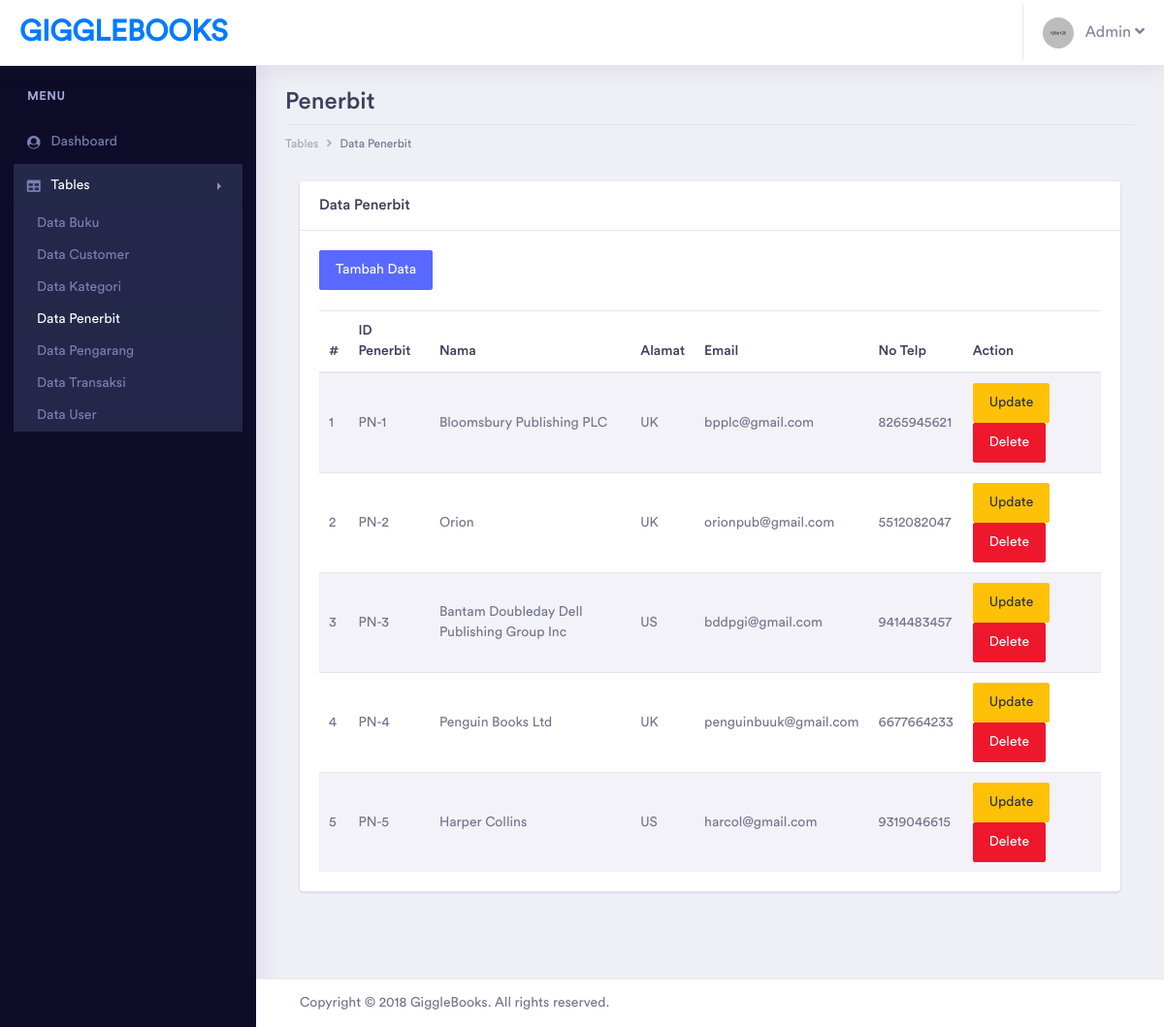
Page /GiggleBooks/admin/pages/tables/penerbit/table_penerbit.php (signed in) on the earlier database version.
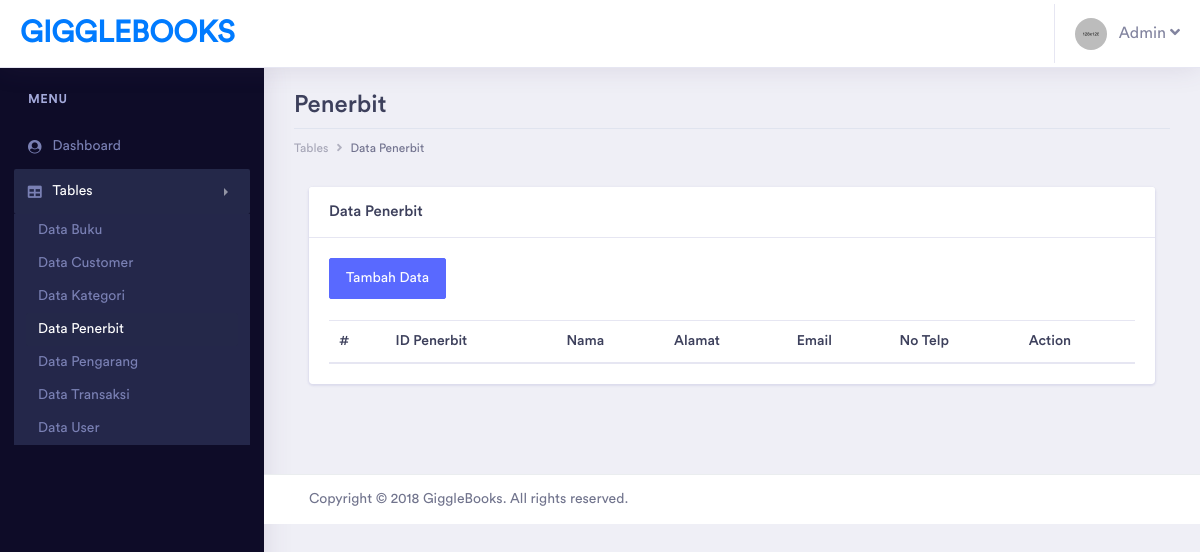
Same page on the later database version.
### tables this page shows
CREATE TABLE `penerbit` (
  `id_penerbit` varchar(20) NOT NULL,
  `nama_penerbit` varchar(100) NOT NULL,
  `alamat_penerbit` varchar(100) NOT NULL,
  `email_penerbit` varchar(50) NOT NULL,
  `telp_penerbit` varchar(20) NOT NULL,
  `deleted` tinyint(1) NOT NULL
);

### GiggleBooks/admin/pages/tables/penerbit/table_penerbit.php (the view, shortened to what the changed rows need)
<?php
include '../../../../helper/connection.php';
?>
<?php
if(!$_SESSION['username'] && !$_SESSION['password'] && $_SESSION['tipe_user'] != "Admin")
{
    echo "
		<script type='text/javascript'>
		alert('Anda harus login terlebih dahulu!')
		window.location='../../../index.php';
		</script>";
}
else
{
?>
<!doctype html>
<html lang="en">
<head>
    <link rel="stylesheet" href="../../../assets/vendor/bootstrap/css/bootstrap.min.css">
    <link href="../../../assets/vendor/fonts/circular-std/style.css" rel="stylesheet">
    <link rel="stylesheet" href="../../../assets/libs/css/style.css">
    <link rel="stylesheet" href="../../../assets/vendor/fonts/fontawesome/css/fontawesome-all.css">
    <link rel="stylesheet" href="../../../assets/vendor/charts/chartist-bundle/chartist.css">
    <link rel="stylesheet" href="../../../assets/vendor/charts/morris-bundle/morris.css">
    <link rel="stylesheet" href="../../../assets/vendor/fonts/material-design-iconic-font/css/materialdesignicons.min.css">
    <link rel="stylesheet" href="../../../assets/vendor/charts/c3charts/c3.css">
    <link rel="stylesheet" href="../../../assets/vendor/fonts/flag-icon-css/flag-icon.min.css">
</head>
<body>
    <div class="dashboard-main-wrapper">
        <div class="dashboard-wrapper">
            <div class="dashboard-ecommerce">
                <div class="container-fluid dashboard-content ">
                    <div class="row">
                        <div class="col-xl-12 col-lg-12 col-md-12 col-sm-12 col-12">
                            <div class="page-header">
                                <h2 class="pageheader-title">Penerbit</h2>
                            </div>
                        </div>
                    </div>
                    <div class="col-xl-12">
                        <div class="card">
                            <div class="card-body">
                                <br><br>
                                <table class="table table-striped">
                                    <thead>
                                        <tr>
                                            <th>#</th>
                                            <th>ID Penerbit</th>
                                            <th>Nama</th>
                                            <th>Alamat</th>
                                            <th>Email</th>
                                            <th>No Telp</th>
                                            <th>Action</th>
                                        </tr>
                                    </thead>
                                    <tbody>
                                        <?php
                                            $query =
                                            "SELECT * FROM penerbit WHERE deleted = 0";
                                            $result = mysqli_query($con, $query);
                                            if (mysqli_num_rows($result) > 0)
                                            {
                                                $index = 1;
                                                while($row = mysqli_fetch_assoc($result))
                                                {
                                                    $id_penerbit = $row['id_penerbit'];
                                                    echo "
                                                    <tr>
                                                        <td>" . $index++ . "</td>
                                                        <td>" . $row["id_penerbit"] . "</td>
                                                        <td>" . $row["nama_penerbit"] . "</td>
                                                        <td>" . $row["alamat_penerbit"] . "</td>
                                                        <td>" . $row["email_penerbit"] . "</td>
                                                        <td>" . $row["telp_penerbit"] . "</td>
                                                        <td>
                                                            <a href='form_edit_penerbit.php?id_penerbit=$id_penerbit' class='btn btn-warning'>Update</a>
                                                            <a href='process/delete_penerbit.php?id_penerbit=$id_penerbit' class='btn btn-danger'>Delete</a>
                                                        </td>
                                                    </tr>
                                                    ";
                                                }
                                            }
                                            ?>
                                    </tbody>
                                </table>
                            </div>
                        </div>
                    </div>
                </div>
            </div>
        </div>
    </div>
</body>
</html>
<?php } ?>

Differences in the rows shown:
removed penerbit: id_penerbit "PN-1", nama_penerbit "Bloomsbury Publishing PLC", alamat_penerbit "UK", email_penerbit "bpplc@gmail.com", telp_penerbit "8265945621"
removed penerbit: id_penerbit "PN-2", nama_penerbit "Orion", alamat_penerbit "UK", email_penerbit "orionpub@gmail.com", telp_penerbit "5512082047"
removed penerbit: id_penerbit "PN-3", nama_penerbit "Bantam Doubleday Dell Publishing Group Inc", alamat_penerbit "US", email_penerbit "bddpgi@gmail.com", telp_penerbit "9414483457"
removed penerbit: id_penerbit "PN-4", nama_penerbit "Penguin Books Ltd", alamat_penerbit "UK", email_penerbit "penguinbuuk@gmail.com", telp_penerbit "6677664233"
removed penerbit: id_penerbit "PN-5", nama_penerbit "Harper Collins", alamat_penerbit "US", email_penerbit "harcol@gmail.com", telp_penerbit "9319046615"
